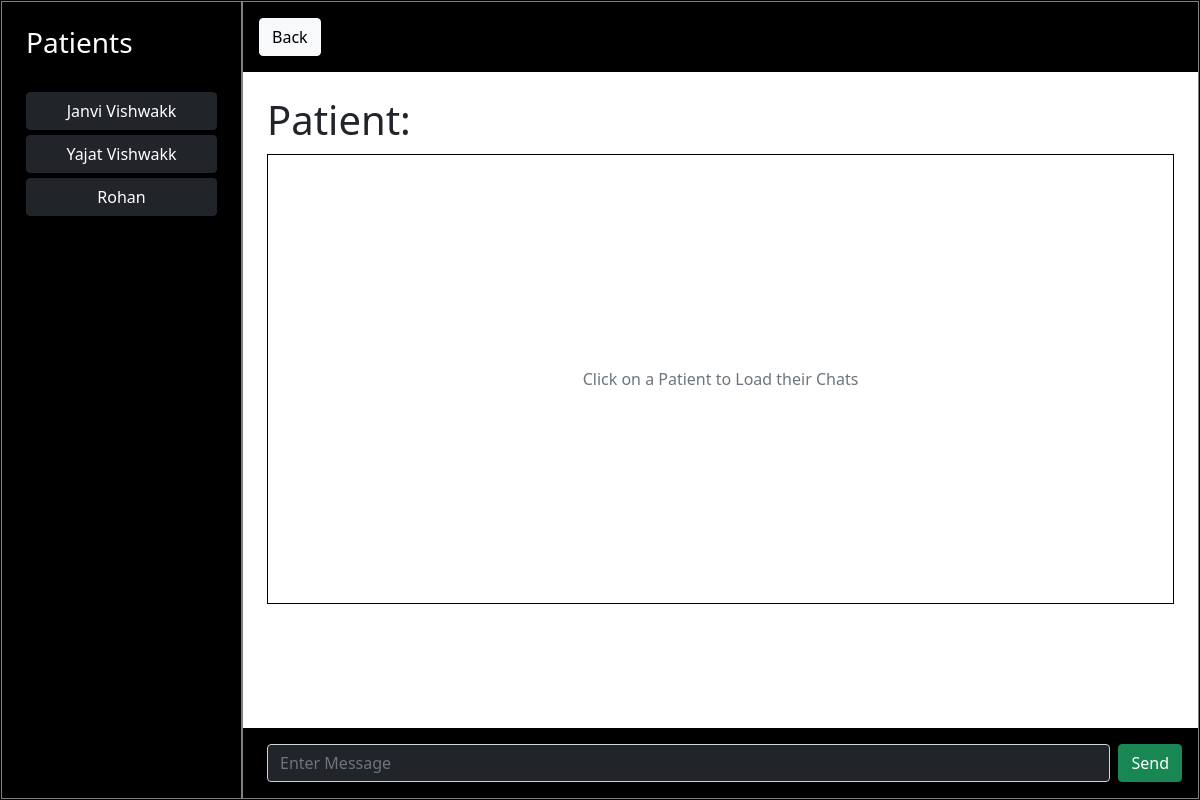
The page /doctor/follow_ups (signed in) on the database its author committed.
### CovaxinatorAPI/models.py (models this page shows, shortened)
class Patient(db.Model):
	id = db.Column(db.Integer, primary_key=True)
	name = db.Column(db.String)
	phone = db.Column(db.String) #also used as username
	password = db.Column(db.String) #also used as password
	location = db.relationship('Location', secondary=patient_location_association, backref=db.backref('patients', lazy='dynamic'))
	aadhar = db.Column(db.String)
	address = db.Column(db.String)
	is_alive = db.Column(db.String)
	is_vaccinated = db.Column(db.Boolean, default=False)
	doctor_id = db.Column(db.Integer, db.ForeignKey('doctor.id'))
	vaccine_batch_id = db.Column(db.Integer, db.ForeignKey('vaccine_batch.id'))
	side_effects = db.relationship('SideEffects', backref='patient')
	followup_chat_id = db.Column(db.Integer, db.ForeignKey('follow_up_chat_data.id'))

### CovaxinatorAPI/doctor/routes.py (the view)
@doctor.route('/follow_ups')
def follow_ups():
	doc_id = session.get('logged_in_doctor')
	if(not doc_id): return redirect(url_for('doctor.doctor_login'))
	doctor = Doctor.query.filter_by(id=doc_id).first()
	patients = doctor.patients
	pat = {}
	for p in patients:
		pat[p.phone] = p.name
	pat = json.dumps(pat)
	return render_template('doctor/follow_ups.html', title="Follow Ups", patients=patients, doctor=doctor, json=json, pat=pat)

### CovaxinatorAPI/templates/doctor/follow_ups.html (shortened to what this page needs)
{% extends 'layout.html' %}
{% block content %}
<div class="cont">
	<div class="sidebar p-4">
		<h3>Patients</h3>
		<br>
		{% for patient in patients %}
			<button class="btn btn-dark op" onclick="changeChatContext({{patient.phone}})">{{patient.name}}</button><br>
		{% endfor %}
	</div>
	<div class="mainbar">
		<div class="topbar p-3">
			<button class="btn btn-light" onclick="window.history.back()">Back</button>
		</div>
		<div class="midsection p-4">
			<h1>Patient: </h1>
			<div id="chatArea" class="p-3">
				<center class="tx text-muted">
				Click on a Patient to Load their Chats
				</center>
			</div>
		</div>
		<div class="bottombar p-3 d-flex">
			<input type="text" id="msgbox" class="form-control mx-2 bg-dark text-light" placeholder="Enter Message">
			<button class="btn btn-success" onclick="sendPrivateMessage()">Send</button>
		</div>
	</div>
</div>
{% endblock content %}

### CovaxinatorAPI/static/main.css (style rules this page uses)
.op { width: 100%; margin-bottom: 5px; }

### CovaxinatorAPI/templates/doctor/follow_ups.html (style rules this page uses)
html, body { height:100%; overflow:none; }
.cont { height:100%; border:1px solid black; display:flex; }
.sidebar { flex:1; border:1px solid gray; background-color:black; color: white; height:100%; overflox-y:auto; }
#chatArea { margin-top:10px; border:1px solid black; width:100%; height:450px; overflow-y:auto; display: flex; flex-direction: column; }
.mainbar { flex:5; border:1px solid gray; display:flex; flex-direction:column; }
.topbar { flex:1; background-color:black; }
.midsection { flex:20; }
.bottombar { position: relative; float: bottom; bottom:0; background-color:black; flex:1; }
.tx { width: fit-content; margin: auto; }

### rows shown on the page
Patient: name "Janvi Vishwakk"
Patient: name "Yajat Vishwakk"
Patient: name "Rohan"
